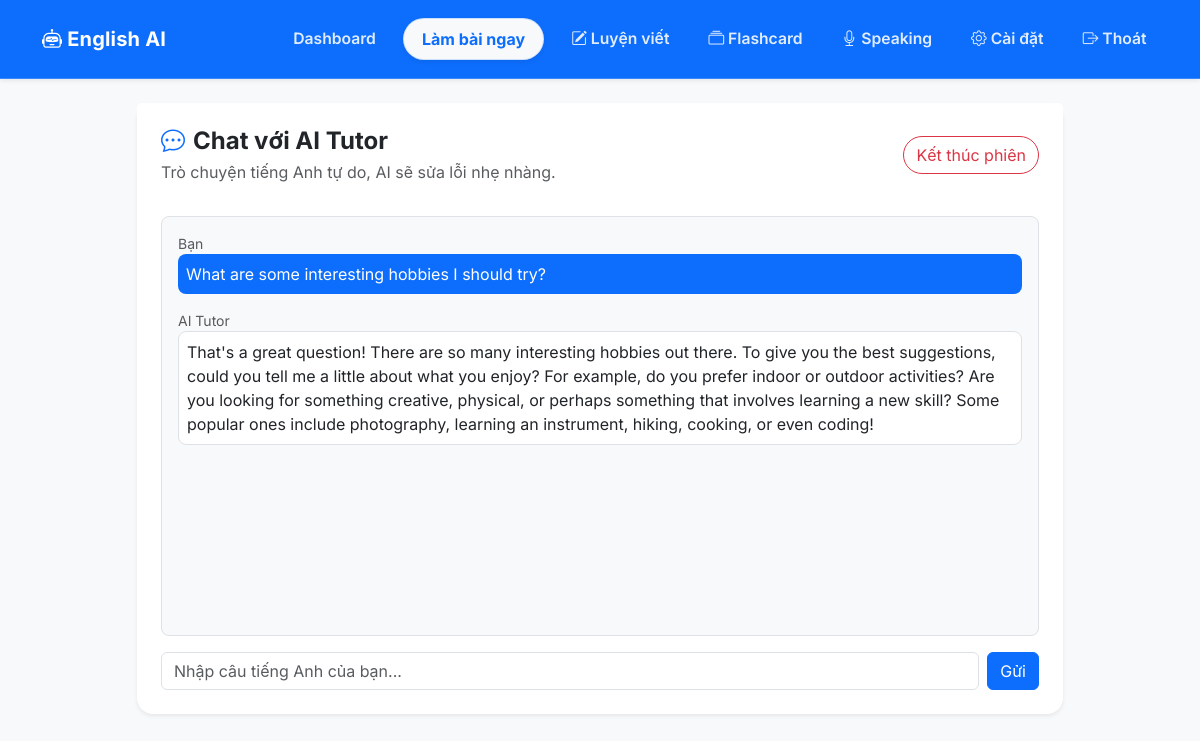
/chat/ (signed in), run on the app's committed database.
### app/models.py (models this page shows)
class ChatMessage(db.Model):
    __tablename__ = 'chat_messages'
    id: Mapped[int] = mapped_column(primary_key=True)
    session_id: Mapped[int] = mapped_column(ForeignKey('chat_sessions.id'), index=True)
    user_id: Mapped[int] = mapped_column(ForeignKey('users.id'), index=True)
    role: Mapped[str] = mapped_column(String(16))
    content: Mapped[str] = mapped_column(Text)
    corrections: Mapped[list] = mapped_column(JSON, default=list)
    error_tags: Mapped[list] = mapped_column(JSON, default=list)
    created_at: Mapped[datetime] = mapped_column(DateTime, default=lambda: datetime.now(timezone.utc))
    session: Mapped["ChatSession"] = relationship("ChatSession", back_populates="messages")
    user: Mapped["User"] = relationship("User", back_populates="chat_messages")

### app/routes/chat.py (the view)
@chat_bp.route('/', methods=['GET'])
@login_required
def index():
    session = _get_or_create_active_session(current_user.id)
    messages = _serialize_messages(session.id)
    return render_template('chat.html', chat_session=session, messages=messages)

### app/models.py (called while the page is built)
@login.user_loader
def load_user(id: str):
    return db.session.get(User, int(id))

### app/routes/chat.py (called while the page is built)
def _get_or_create_active_session(user_id: int, force_new: bool = False) -> ChatSession:
    if force_new:
        session = ChatSession(user_id=user_id)
        db.session.add(session)
        db.session.commit()
        return session
    session = db.session.execute(
        db.select(ChatSession)
        .where(
            ChatSession.user_id == user_id,
            ChatSession.ended_at.is_(None),
        )
        .order_by(ChatSession.started_at.desc())
    ).scalars().first()
    if session:
        return session
    session = ChatSession(user_id=user_id)
    db.session.add(session)
    db.session.commit()
    return session

def _serialize_messages(session_id: int) -> list[dict]:
    rows = db.session.execute(
        db.select(ChatMessage)
        .where(ChatMessage.session_id == session_id)
        .order_by(ChatMessage.created_at.asc())
    ).scalars().all()
    return [
        {
            "role": msg.role,
            "content": msg.content,
            "corrections": msg.corrections or [],
            "error_tags": msg.error_tags or [],
        }
        for msg in rows
    ]

### app/templates/chat.html (shortened to what this page needs)
{% extends 'base.html' %}
{% block content %}
<div class="row mt-4">
    <div class="col-lg-10 mx-auto">
        <div class="card border-0 shadow-sm rounded-4">
            <div class="card-header bg-white border-0 pt-4 pb-2 px-4 d-flex justify-content-between align-items-center">
                <div>
                    <h4 class="fw-bold mb-1"><i class="bi bi-chat-dots text-primary me-2"></i>Chat với AI Tutor</h4>
                    <p class="text-muted mb-0">Trò chuyện tiếng Anh tự do, AI sẽ sửa lỗi nhẹ nhàng.</p>
                </div>
                <button class="btn btn-outline-danger rounded-pill" id="endSessionBtn">Kết thúc phiên</button>
            </div>
            <div class="card-body p-4">
                <div id="chatBox" class="border rounded-3 p-3 mb-3 bg-light" style="height: 420px; overflow-y: auto;">
                    {% for m in messages %}
                    <div class="mb-3">
                        <div class="small text-muted">{{ 'Bạn' if m.role == 'user' else 'AI Tutor' }}</div>
                        <div class="p-2 rounded-3 {% if m.role == 'user' %}bg-primary text-white{% else %}bg-white border{% endif %}">{{ m.content }}</div>
                    </div>
                    {% endfor %}
                </div>
                <form id="chatForm" class="d-flex gap-2">
                    <input id="chatInput" class="form-control" placeholder="Nhập câu tiếng Anh của bạn..." autocomplete="off">
                    <button class="btn btn-primary" type="submit">Gửi</button>
                </form>
            </div>
        </div>
    </div>
</div>
{% endblock %}

### app/static/css/style.css (style rules this page uses)
body { font-family: 'Inter', -apple-system, BlinkMacSystemFont, "Segoe UI", Roboto, "Helvetica Neue", Arial, sans-serif; background-color: #f4f6fa; color: #333; }
.card { transition: transform 0.2s, box-shadow 0.2s; }

### data on the page
ChatMessage: role "Bạn", content "What are some interesting hobbies I should try?"
ChatMessage: role "AI Tutor", content "That's a great question! There are so many interesting hobbies out there. To give you the best suggestions, could you tell me a little about what you enjoy? For example, do you prefer indoor or outdoor activities? Are you looking for something creative, physical, or perhaps something that involves learning a new skill? Some popular ones include photography, learning an instrument, hiking, cooking, or even coding!"
